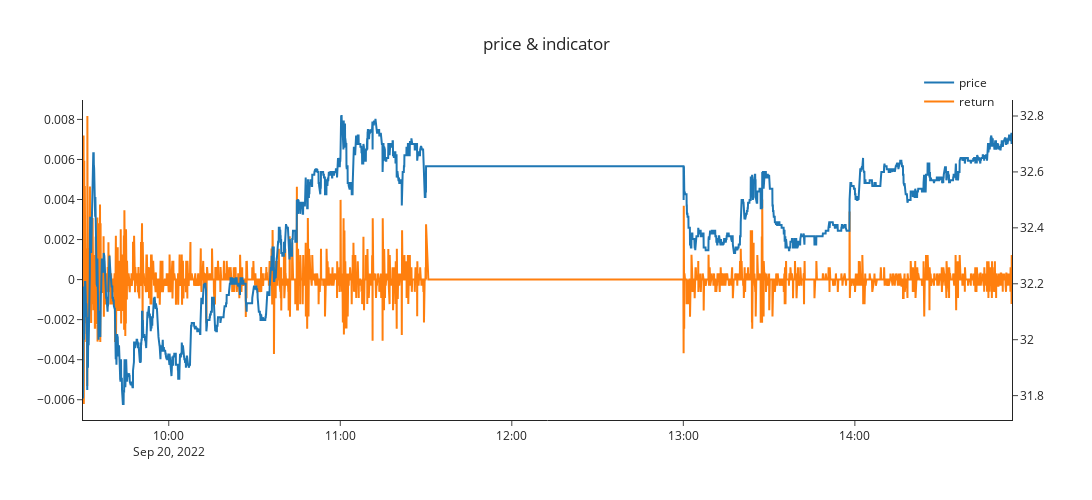

This figure's notebook cell:
### Markdown cell above
# signal check

### Code cell
import plotly.offline as pyoff
import plotly.graph_objs as go
 
x_values = df_signal.reset_index()['index'].apply(str)
# x_values = [i for i in range(len(df_signal))]
trace1 = go.Scatter(
    x=x_values,
    y=df_signal['price'].loc[f'{start_date_formatted} 09:30:00':f'{end_date_formatted} 14:55:00'],
    name='price',
    xaxis='x', 
    yaxis='y2'#标明设置一个不同于trace1的一个坐标轴
)

trace2 = go.Scatter(
    x=x_values,
    y=df_signal['log-OFI-MA200'].loc[f'{start_date_formatted} 09:30:00':f'{end_date_formatted} 14:55:00'],
    name='log-OFI-MA200'
)

trace3 = go.Scatter(
    x=df_signal['log-OFI-MA100'].loc[f'{start_date_formatted} 09:30:00':f'{end_date_formatted} 14:55:00'].index,
    y=df_signal['log-OFI-MA100'].loc[f'{start_date_formatted} 09:30:00':f'{end_date_formatted} 14:55:00'],
    name='log-OFI-MA100'
)

trace4 = go.Scatter(
    x=df_signal['log-OFI-MA50'].loc[f'{start_date_formatted} 09:30:00':f'{end_date_formatted} 14:55:00'].index,
    y=df_signal['log-OFI-MA50'].loc[f'{start_date_formatted} 09:30:00':f'{end_date_formatted} 14:55:00'],
    name='log-OFI-MA50'
)

trace5 = go.Scatter(
    x=df_signal['spread'].loc[f'{start_date_formatted} 09:30:00':f'{end_date_formatted} 14:55:00'].index,
    y=df_signal['spread'].loc[f'{start_date_formatted} 09:30:00':f'{end_date_formatted} 14:55:00'],
    name='spread'
)

trace6 = go.Scatter(
    x=df_signal['vol'].loc[f'{start_date_formatted} 09:30:00':f'{end_date_formatted} 14:55:00'].index,
    y=df_signal['vol'].loc[f'{start_date_formatted} 09:30:00':f'{end_date_formatted} 14:55:00'],
    name='vol',
    # xaxis='x', 
    # yaxis='y2'#标明设置一个不同于trace1的一个坐标轴
)

trace7 = go.Scatter(
    x=df_signal['return'].loc[f'{start_date_formatted} 09:30:00':f'{end_date_formatted} 14:55:00'].index,
    y=df_signal['return'].loc[f'{start_date_formatted} 09:30:00':f'{end_date_formatted} 14:55:00'],
    name='return',
    # xaxis='x', 
    # yaxis='y2'#标明设置一个不同于trace1的一个坐标轴
)

data = [trace1,trace2,trace3,trace4]
data = [trace1,trace2]
data = [trace1,trace3]
data = [trace1,trace5]
data = [trace1,trace6]
data = [trace1,trace7]
layout = go.Layout({"template": 'simple_white',
                   "title":{"text": 'price & indicator', "x": 0.5}, 
                   "xaxis":{"title": {"text": None}, "tickformat": ''},
                   "yaxis":{"title": {"text": ""}},
                   "yaxis2": {'anchor': 'x', "overlaying": 'y', "side": 'right'}, #设置坐标轴的格式，一般次坐标轴在右侧
                   "legend":{"title": {"text": ""}, "x": 0.9, "y": 1.1},
                   "width": 1200,
                   "height": 500})
 
fig = go.Figure(data=data, layout=layout)
fig.show()

# data = [trace5]
# layout = go.Layout({"template": 'simple_white',
#                    "title":{"text": 'price & log-OFI-MA', "x": 0.5}, 
#                    "xaxis":{"title": {"text": None}, "tickformat": ''},
#                    "yaxis":{"title": {"text": ""}},
#                    "yaxis2": {'anchor': 'x', "overlaying": 'y', "side": 'right'}, #设置坐标轴的格式，一般次坐标轴在右侧
#                    "legend":{"title": {"text": ""}, "x": 0.9, "y": 1.1},
#                    "width": 1200,
#                    "height": 500})
 
# fig = go.Figure(data=data, layout=layout)
# fig.show()

### Figure 1 — Plotly figure (JSON) as saved in the notebook; plotly's stock layout.template omitted (floating-point values rounded to 4 significant figures; data arrays with more than 128 entries replaced by an {"elided": "..."} marker saying what was removed)
{"data": [{"name": "price", "type": "scatter", "x": {"elided": "3971 str values"}, "xaxis": "x", "y": {"elided": "3971 float values"}, "yaxis": "y2"}, {"name": "return", "type": "scatter", "x": {"elided": "3971 str values"}, "y": {"elided": "3971 float values"}}], "layout": {"height": 500, "legend": {"title": {"text": ""}, "x": 0.9, "y": 1.1}, "title": {"text": "price & indicator", "x": 0.5}, "width": 1200, "xaxis": {"tickformat": ""}, "yaxis": {"title": {"text": ""}}, "yaxis2": {"anchor": "x", "overlaying": "y", "side": "right"}}}
